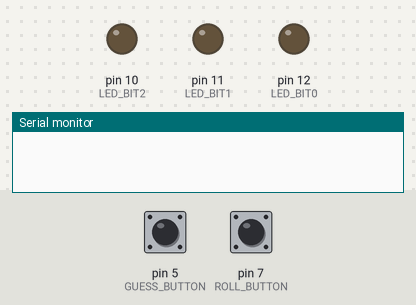
Bench run of a sketch on a simulated Arduino Uno, built with avr-gcc and run on an emulated ATmega328P. On the bench: output pins drawn as LEDs (lit = HIGH), the last lines printed to the serial monitor. Inputs (shaded band) come from the test bench; at power-on: pin 7 (ROLL_BUTTON) LOW, pin 5 (GUESS_BUTTON) LOW. Random numbers use the default seed unless the sketch sets one.

Above: at 1.2 s.
1.3 s: pin 7 (ROLL_BUTTON) pulled HIGH for 0.15 s
At 1.6 s:
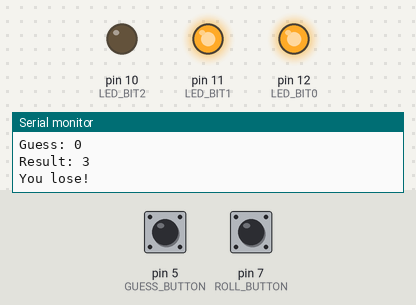
5.4 s: pin 7 (ROLL_BUTTON) pulled HIGH for 1 s
At 5.9 s:
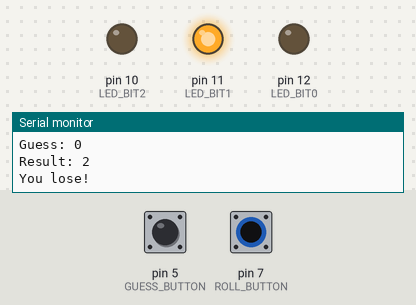
7.9 s: pin 7 (ROLL_BUTTON) pulled HIGH for 3.2 s
At 9.1 s:
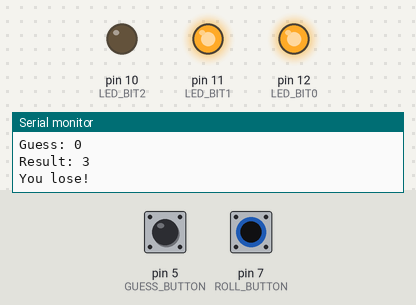
12.6 s: pin 7 (ROLL_BUTTON) pulled HIGH for 0.15 s
At 13.8 s:
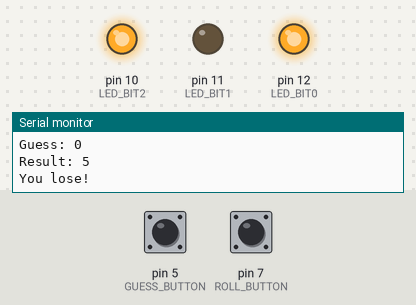
14.2 s: pin 7 (ROLL_BUTTON) pulsed HIGH 5 times (0.12 s each, 0.3 s apart)
At 15.5 s:
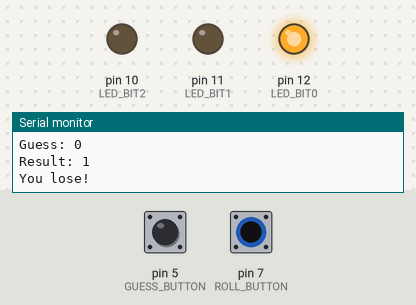
Timing chart, 0 to 17.2 s (numbered marks = the images above; inputs shaded):
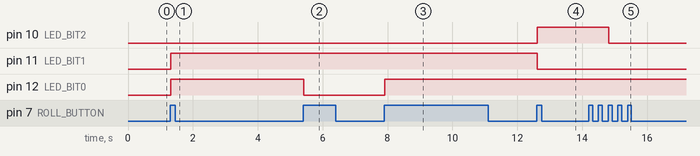

The sketch:

dice.ino
```cpp
#include <Bounce2.h>

const unsigned int LED_BIT0 = 12;
const unsigned int LED_BIT1 = 11;
const unsigned int LED_BIT2 = 10;
const unsigned int ROLL_BUTTON = 7;
const unsigned int GUESS_BUTTON = 5;
const unsigned int BAUD_RATE = 9600;
const unsigned int DEBOUNCE_DELAY = 20;

Bounce roll_bouncer = Bounce();
Bounce guess_bouncer = Bounce();

int guess_counter = 0;

void setup() {
  pinMode(LED_BIT0, OUTPUT);
  pinMode(LED_BIT1, OUTPUT);
  pinMode(LED_BIT2, OUTPUT);
  pinMode(ROLL_BUTTON, INPUT);
  pinMode(GUESS_BUTTON, INPUT);
  randomSeed(analogRead(A0));
  roll_bouncer.attach(ROLL_BUTTON);
  roll_bouncer.interval(DEBOUNCE_DELAY);
  guess_bouncer.attach(GUESS_BUTTON);
  guess_bouncer.interval(DEBOUNCE_DELAY);
  Serial.begin(BAUD_RATE);
}

void loop() {
  handle_guess_button();
  handle_roll_button();
}

void handle_guess_button() {
  if (guess_bouncer.update() && guess_bouncer.read() == HIGH) {
    Serial.println("Guess button pressed");
    guess_counter = (guess_counter % 6) + 1;
  }
}

void handle_roll_button() {
  if (roll_bouncer.update() && roll_bouncer.read() == HIGH) {
    int result = random(1, 7);
    output_result(result);
    Serial.println("Roll button pressed");
    Serial.print("Guess: ");
    Serial.println(guess_counter);
    Serial.print("Result: ");
    Serial.println(result);
    if (guess_counter == result) {
      Serial.println("You win!");
      hooray();
    } else {
      Serial.println("You lose!");
    }
    delay(2000);
    guess_counter = 0;
  }
}

void output_result(const long result) {
  digitalWrite(LED_BIT0, result & B001);
  digitalWrite(LED_BIT1, result & B010);
  digitalWrite(LED_BIT2, result & B100);
}

void hooray() {
  for (unsigned int i = 0; i < 3; i++) {
    output_result(7);
    delay(500);
    output_result(0);
    delay(500);
  }
}
```

Measured:
- after the input at 1.3 s, pin 11 (LED_BIT1), pin 12 (LED_BIT0): LOW → HIGH at once
- after the input at 5.4 s, pin 12 (LED_BIT0): HIGH → LOW at once
- after the input at 7.9 s, pin 12 (LED_BIT0): LOW → HIGH at once
- after the input at 12.6 s, pin 10 (LED_BIT2): LOW → HIGH at once; pin 11 (LED_BIT1): HIGH → LOW at once
- after the input at 14.2 s, pin 10 (LED_BIT2): HIGH → LOW after 0.62 s
